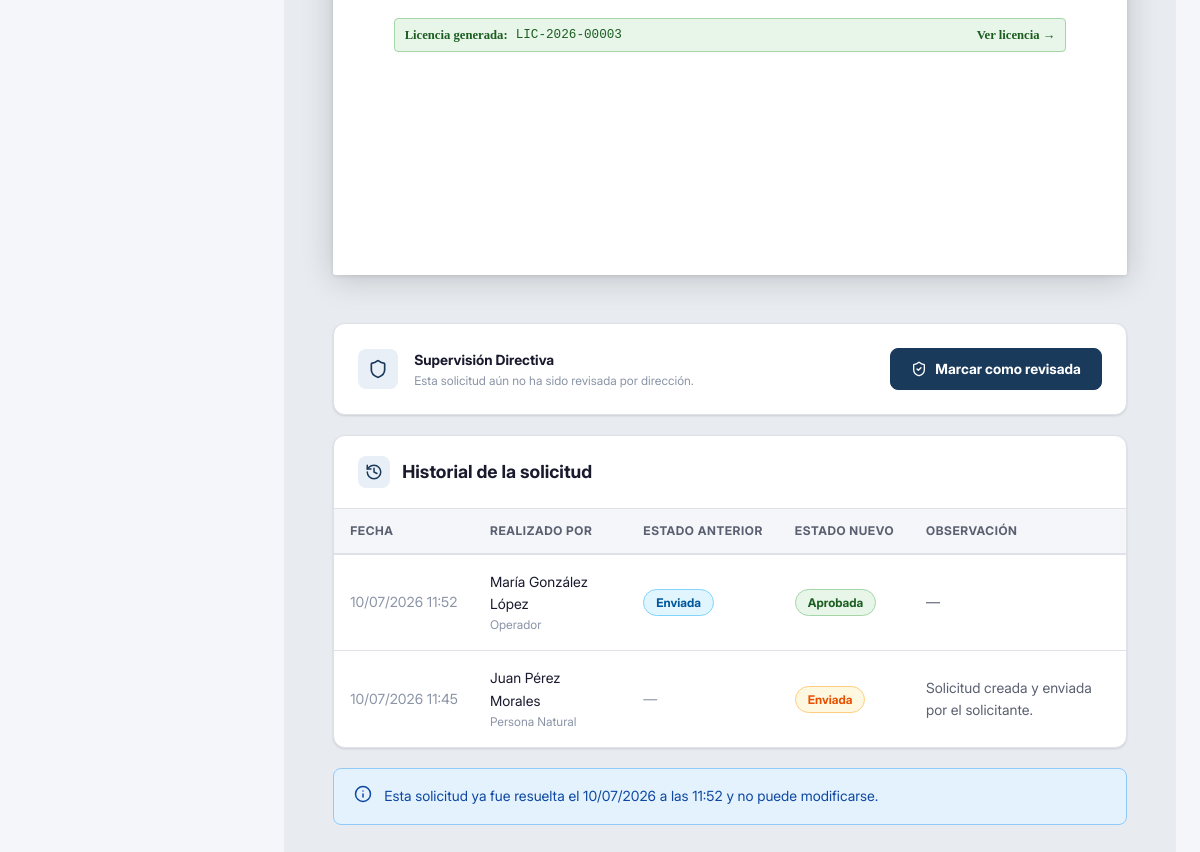
Before: /solicitudes/11/ (signed in, lower part) with the older database file.
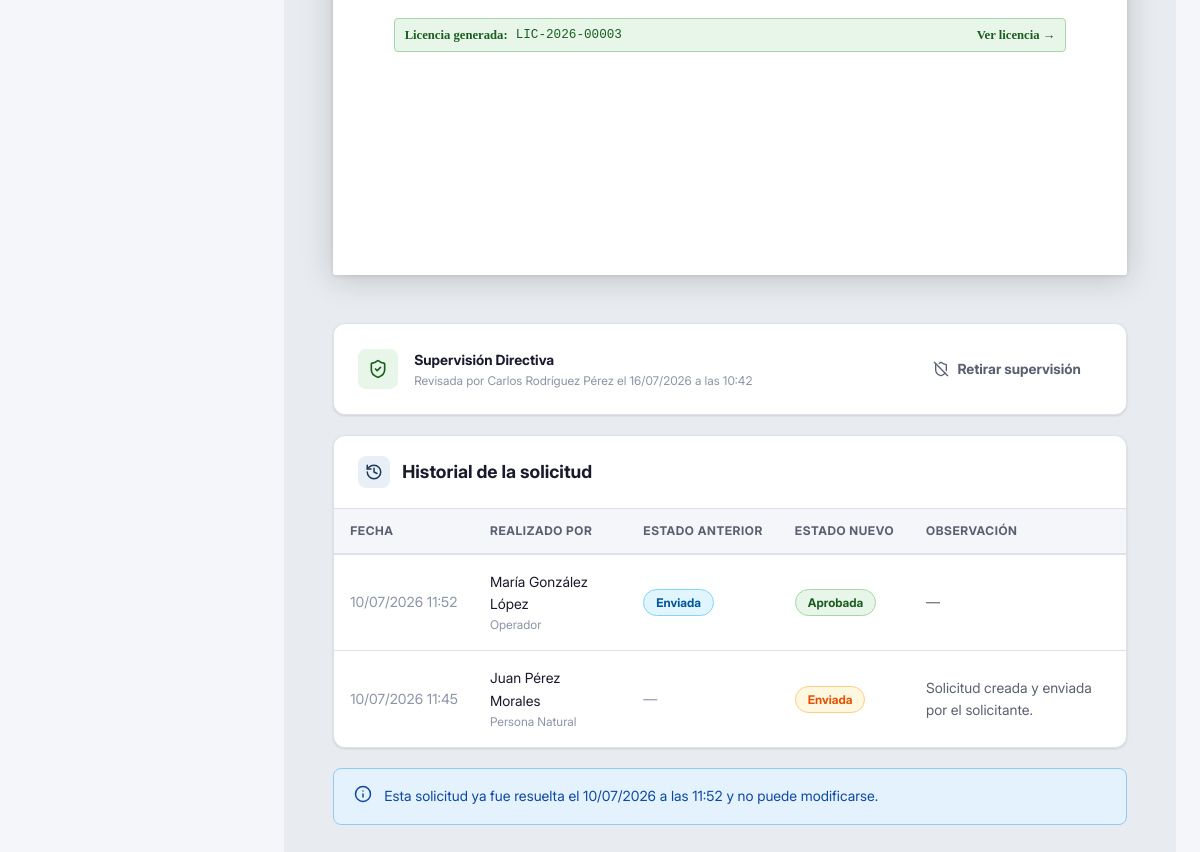
After: the same page with the newer database file.
### apps/solicitudes/models.py (models this page shows, shortened)
class Solicitud(models.Model):
    FLUJO_F43  = 'f43'
    FLUJO_RATS = 'rats'
    FLUJOS = [
        (FLUJO_F43,  'F43 — Solicitud previa a importación'),
        (FLUJO_RATS, 'RATS — Equipo retenido en aduana'),
    ]
    ESTADO_BORRADOR    = 'borrador'
    ESTADO_ENVIADA     = 'enviada'
    ESTADO_EN_REVISION = 'en_revision'
    ESTADO_APROBADA    = 'aprobada'
    ESTADO_DENEGADA    = 'denegada'
    ESTADO_CANCELADA   = 'cancelada'
    ESTADOS = [
        (ESTADO_BORRADOR,    'Borrador'),
        (ESTADO_ENVIADA,     'Enviada'),
        (ESTADO_EN_REVISION, 'En revisión'),
        (ESTADO_APROBADA,    'Aprobada'),
        (ESTADO_DENEGADA,    'Denegada'),
        (ESTADO_CANCELADA,   'Cancelada'),
    ]
    numero          = models.CharField('Número de solicitud', max_length=20, unique=True, editable=False)
    flujo           = models.CharField('Tipo de flujo', max_length=10, choices=FLUJOS)
    estado          = models.CharField('Estado', max_length=20, choices=ESTADOS, default=ESTADO_BORRADOR)
    solicitante     = models.ForeignKey(
                        settings.AUTH_USER_MODEL,
                        on_delete=models.PROTECT,
                        verbose_name='Solicitante',
                        related_name='solicitudes'
                      )
    equipo          = models.ForeignKey(
                        'equipos.Equipo',
                        on_delete=models.PROTECT,
                        verbose_name='Equipo',
                        null=True,
                        blank=True,
                        related_name='solicitudes'
                      )
    equipo_no_listado       = models.BooleanField('Equipo no listado en catálogo', default=False)
    equipo_descripcion      = models.TextField('Descripción del equipo (no listado)', blank=True)
    equipo_marca_manual     = models.CharField('Marca (manual)', max_length=100, blank=True)
    equipo_modelo_manual    = models.CharField('Modelo (manual)', max_length=100, blank=True)
    documento_adjunto       = models.FileField(
                                'Documento adjunto',
                                upload_to='solicitudes/documentos/%Y/%m/',
                                null=True,
                                blank=True
                              )
    numero_rats             = models.CharField('Número RATS', max_length=50, blank=True)
    fecha_retencion         = models.DateField('Fecha de retención', null=True, blank=True)
    operador_asignado       = models.ForeignKey(
                                settings.AUTH_USER_MODEL,
                                on_delete=models.SET_NULL,
                                null=True,
                                blank=True,
                                verbose_name='Operador asignado',
                                related_name='solicitudes_asignadas'
                              )
    observaciones_solicitante   = models.TextField('Observaciones del solicitante', blank=True)
    observaciones_operador      = models.TextField('Observaciones del operador', blank=True)
    observaciones_tecnicas      = models.TextField('Criterio técnico', blank=True)
    fecha_creacion      = models.DateTimeField('Fecha de creación', auto_now_add=True)
    fecha_actualizacion = models.DateTimeField('Última actualización', auto_now=True)
    fecha_resolucion    = models.DateTimeField('Fecha de resolución', null=True, blank=True)
    revisada_directivo      = models.BooleanField('Revisada por dirección', default=False)
    fecha_revision_directivo = models.DateTimeField('Fecha de revisión directiva', null=True, blank=True)
    revisada_por            = models.ForeignKey(
                                settings.AUTH_USER_MODEL,
                                on_delete=models.SET_NULL,
                                null=True,
                                blank=True,
                                verbose_name='Revisada por',
                                related_name='solicitudes_supervisadas'
                              )
    class Meta:
        verbose_name        = 'Solicitud'
        verbose_name_plural = 'Solicitudes'
        ordering            = ['-fecha_creacion']
    @property
    def esta_resuelta(self):
        return self.estado in [self.ESTADO_APROBADA, self.ESTADO_DENEGADA]
    @property
    def es_aprobada(self):
        return self.estado == self.ESTADO_APROBADA
    @property
    def clase_badge(self):
        mapa = {
            self.ESTADO_BORRADOR:    'badge-info',
            self.ESTADO_ENVIADA:     'badge-pendiente',
            self.ESTADO_EN_REVISION: 'badge-revision',
            self.ESTADO_APROBADA:    'badge-aprobado',
            self.ESTADO_DENEGADA:    'badge-denegado',
            self.ESTADO_CANCELADA:   'badge-denegado',
        }
        return mapa.get(self.estado, 'badge-info')

### apps/accounts/models.py (models this page shows, shortened)
class Usuario(AbstractBaseUser, PermissionsMixin):
    ROL_PERSONA_NATURAL  = 'persona_natural'
    ROL_OPERADOR         = 'operador'
    ROL_ESPECIALISTA     = 'especialista'
    ROL_ADUANA           = 'aduana'
    ROL_DIRECTIVO        = 'directivo'
    ROLES = [
        (ROL_PERSONA_NATURAL, 'Persona Natural'),
        (ROL_OPERADOR,        'Operador'),
        (ROL_ESPECIALISTA,    'Especialista Técnico'),
        (ROL_ADUANA,          'Aduana'),
        (ROL_DIRECTIVO,       'Directivo'),
    ]
    username        = models.CharField('Usuario', max_length=150, unique=True)
    email           = models.EmailField('Correo electrónico', unique=True)
    nombre          = models.CharField('Nombre', max_length=100)
    apellidos       = models.CharField('Apellidos', max_length=100)
    rol             = models.CharField('Rol', max_length=30, choices=ROLES, default=ROL_PERSONA_NATURAL)
    telefono        = models.CharField('Teléfono', max_length=20, blank=True)
    activo          = models.BooleanField('Activo', default=True)
    fecha_registro  = models.DateTimeField('Fecha de registro', auto_now_add=True)
    is_active       = models.BooleanField(default=True)
    is_staff        = models.BooleanField(default=False)
    objects = UsuarioManager()
    USERNAME_FIELD  = 'username'
    REQUIRED_FIELDS = ['email', 'nombre', 'apellidos']
    class Meta:
        verbose_name        = 'Usuario'
        verbose_name_plural = 'Usuarios'
        ordering            = ['apellidos', 'nombre']
    def get_nombre_completo(self):
        return f'{self.nombre} {self.apellidos}'
    @property
    def es_persona_natural(self):
        return self.rol == self.ROL_PERSONA_NATURAL
    @property
    def es_operador(self):
        return self.rol == self.ROL_OPERADOR
    @property
    def es_especialista(self):
        return self.rol == self.ROL_ESPECIALISTA
    @property
    def es_aduana(self):
        return self.rol == self.ROL_ADUANA
    @property
    def es_directivo(self):
        return self.rol == self.ROL_DIRECTIVO

### apps/solicitudes/views.py (the view)
# urls.py: path('<int:pk>/',           views.detalle_solicitud,   name='detalle'),
@never_cache
@login_required
def detalle_solicitud(request, pk):
    solicitud = get_object_or_404(Solicitud, pk=pk)
    usuario   = request.user
    if usuario.es_persona_natural and solicitud.solicitante != usuario:
        messages.error(request, 'No tiene permisos para ver esta solicitud.')
        return redirect('solicitudes:mis_solicitudes')
    datos_f43 = {}
    if solicitud.equipo_descripcion:
        try:
            datos_f43 = json.loads(solicitud.equipo_descripcion)
        except json.JSONDecodeError:
            datos_f43 = {}
    equipos   = datos_f43.get('equipos', [])
    historial = solicitud.historial.select_related('usuario').all()
    contexto = {
        'solicitud': solicitud,
        'datos_f43': datos_f43,
        'equipos':   equipos,
        'historial': historial,
        'puede_gestionar': usuario.es_operador or usuario.es_directivo,
        'puede_evaluar':   usuario.es_especialista,
        'ESTADOS': Solicitud.ESTADOS,
        'volver_url': request.GET.get('volver', ''),
    }
    return render(request, 'solicitudes/detalle.html', contexto)

### apps/core/context_processors.py (called while the page is built)
def static_version(request):
    return {
        'STATIC_VERSION': settings.STATIC_VERSION,
    }

### apps/solicitudes/models.py (called while the page is built)
    def get_estado_anterior_display(self):
        return dict(Solicitud.ESTADOS).get(self.estado_anterior, self.estado_anterior)

    def get_estado_nuevo_display(self):
        return dict(Solicitud.ESTADOS).get(self.estado_nuevo, self.estado_nuevo)

    @property
    def clase_badge_nuevo(self):
        mapa = {
            Solicitud.ESTADO_BORRADOR:    'badge-info',
            Solicitud.ESTADO_ENVIADA:     'badge-pendiente',
            Solicitud.ESTADO_EN_REVISION: 'badge-revision',
            Solicitud.ESTADO_APROBADA:    'badge-aprobado',
            Solicitud.ESTADO_DENEGADA:    'badge-denegado',
            Solicitud.ESTADO_CANCELADA:   'badge-denegado',
        }
        return mapa.get(self.estado_nuevo, 'badge-info')

### templates/solicitudes/detalle.html (shortened to what the changed rows need)
{% extends 'base/base.html' %}
{% load static %}
{% block estilos_extra %}
<link rel="stylesheet" href="{% static 'css/f43.css' %}">
{% endblock %}
{% block contenido %}
<div class="f43-pagina-fondo">
  {% if puede_gestionar or puede_evaluar %}
  <div style="width:210mm;margin-top:var(--espacio-6);">
    {% if user.es_directivo %}
    <div class="tarjeta" style="margin-bottom:var(--espacio-5);">
      <div class="tarjeta-cuerpo" style="display:flex;align-items:center;justify-content:space-between;gap:var(--espacio-4);">
        <div style="display:flex;align-items:center;gap:var(--espacio-4);">
          <div style="width:40px;height:40px;border-radius:var(--radio-md);
            {% if solicitud.revisada_directivo %}background:#E8F5E9;color:#1B5E20;{% else %}background:var(--color-primario-light);color:var(--color-primario);{% endif %}
            display:flex;align-items:center;justify-content:center;flex-shrink:0;">
            <i data-lucide="{% if solicitud.revisada_directivo %}shield-check{% else %}shield{% endif %}" style="width:20px;height:20px;"></i>
          </div>
          <div>
            <div style="font-size:var(--texto-sm);font-weight:var(--peso-semi);color:var(--color-texto-principal);">
              Supervisión Directiva
            </div>
            {% if solicitud.revisada_directivo %}
              <div style="font-size:var(--texto-xs);color:var(--color-texto-muted);">
                Revisada por {{ solicitud.revisada_por.get_nombre_completo }}
                el {{ solicitud.fecha_revision_directivo|date:"d/m/Y \a \l\a\s H:i" }}
              </div>
            {% else %}
              <div style="font-size:var(--texto-xs);color:var(--color-texto-muted);">
                Esta solicitud aún no ha sido revisada por dirección.
              </div>
            {% endif %}
          </div>
        </div>
        <form method="post" action="{% url 'solicitudes:supervision' solicitud.pk %}" id="form-supervision">
          <button type="button"
            class="btn {% if solicitud.revisada_directivo %}btn-ghost{% else %}btn-primario{% endif %}"
            id="btn-supervision"
            onclick="confirmarSupervision()">
            <i data-lucide="{% if solicitud.revisada_directivo %}shield-off{% else %}shield-check{% endif %}" style="width:16px;height:16px;"></i>
            {% if solicitud.revisada_directivo %}Retirar supervisión{% else %}Marcar como revisada{% endif %}
          </button>
        </form>
      </div>
    </div>
    {% endif %}
    <div class="tarjeta" style="margin-bottom:var(--espacio-5);">
      <div class="tarjeta-cabecera">
        <div style="display:flex;align-items:center;gap:var(--espacio-3);">
          <h2 class="tarjeta-titulo">Historial de la solicitud</h2>
        </div>
      </div>
      <div class="tarjeta-cuerpo" style="padding:0;">
        {% if historial %}
          <div class="tabla-contenedor" style="border:none;border-radius:0;">
            <table class="tabla">
              <thead><tr><th>Fecha</th><th>Realizado por</th><th>Estado anterior</th><th>Estado nuevo</th><th>Observación</th></tr></thead>
            </table>
          </div>
        {% else %}
          <div style="padding:var(--espacio-8);text-align:center;color:var(--color-texto-muted);"><p style="font-size:var(--texto-sm);">Sin cambios registrados aún.</p></div>
        {% endif %}
      </div>
    </div>
    {% if not solicitud.esta_resuelta %}
    <div class="tarjeta">
      <div class="tarjeta-cabecera">
        <div style="display:flex;align-items:center;gap:var(--espacio-3);">
          <div style="width:32px;height:32px;border-radius:var(--radio-md);background:var(--color-primario-light);color:var(--color-primario);display:flex;align-items:center;justify-content:center;"><i data-lucide="settings-2" style="width:18px;height:18px;"></i></div>
          <h2 class="tarjeta-titulo">Gestionar solicitud</h2>
        </div>
      </div>
      <div class="tarjeta-cuerpo">
        <form method="post" action="{% url 'solicitudes:cambiar_estado' solicitud.pk %}" id="form-cambiar-estado">
          {% csrf_token %}
          <div class="campo-grupo">
            <label class="campo-etiqueta requerido">Cambiar estado a</label>
            <div style="display:flex;flex-wrap:wrap;gap:var(--espacio-3);">
              {% for valor, etiqueta in ESTADOS %}
                {% if valor != solicitud.estado and valor != 'borrador' %}
                <label style="display:flex;align-items:center;gap:var(--espacio-2);padding:var(--espacio-3) var(--espacio-4);border:1px solid var(--color-borde);border-radius:var(--radio-md);cursor:pointer;font-size:var(--texto-sm);transition:var(--transicion-rapida);" onmouseover="this.style.borderColor='var(--color-primario)'" onmouseout="this.style.borderColor='var(--color-borde)'">
                  <input type="radio" name="estado_nuevo" value="{{ valor }}" required> {{ etiqueta }}
                </label>
                {% endif %}
              {% endfor %}
            </div>
          </div>
          <div class="campo-grupo">
            <label class="campo-etiqueta" for="observacion">{% if puede_evaluar %}Criterio técnico{% else %}Observaciones{% endif %}</label>
            <textarea name="observacion" id="observacion" class="campo-textarea" rows="3" placeholder="{% if puede_evaluar %}Escriba el criterio técnico sobre el equipo{% else %}Escriba las observaciones sobre esta solicitud{% endif %}"></textarea>
          </div>
          <div style="display:flex;justify-content:flex-end;gap:var(--espacio-3);">
            <button type="button" class="btn btn-primario" id="btn-guardar-estado" onclick="confirmarCambioEstado()"><i data-lucide="save" style="width:16px;height:16px;"></i> Guardar cambio de estado</button>
          </div>
        </form>
      </div>
    </div>
    {% else %}
    <div class="alerta alerta-info"><i data-lucide="info" style="width:18px;height:18px;flex-shrink:0;"></i> Esta solicitud ya fue resuelta el {{ solicitud.fecha_resolucion|date:"d/m/Y \a \l\a\s H:i" }} y no puede modificarse.</div>
    {% endif %}
  </div>
  {% endif %}
</div>
{% endblock %}

Changed rows visible on the page:
changed Solicitud: revisada_directivo False → True (drawn); revisada_por.get_nombre_completo (not shown) → "Carlos Rodríguez Pérez"; fecha_revision_directivo (not shown) → "16/07/2026 a las 10:42"
Other visible differences:
text no longer shown: "Esta solicitud aún no ha sido revisada por dirección. Marcar como revisada"
text now shown: "Revisada por el Retirar supervisión"
